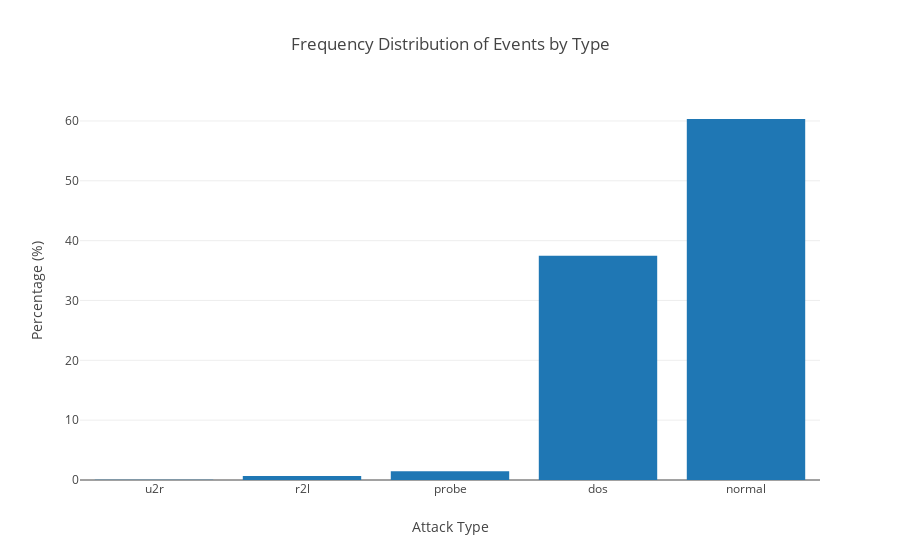

Notebook source saved alongside this figure:
### Markdown cell above
# Frequency Count of Connection entries by Class (Normal vs Attack)  

The bar chart below shows that almost 60.3% of all entries in the dataset correspond to normal connections. 
Denial-of-Service (DoS) is the most frequent class of attacks with almost 40% of all connections. 

These 4 clases are attack are defined as : 

* `DOS`: denial-of-service, e.g. syn flood;
* `R2L`: unauthorized access from a remote machine, e.g. guessing password;
* `U2R`:  unauthorized access to local superuser (root) privileges, e.g., various buffer overflow  attacks;
* `probing`: surveillance and other probing, e.g., port scanning.

## Vertical Bar Chart

### Code cell
def chart_attack_counts(df1, chart_type='bar'): 
    """ Provides normalized event counts per event type
    """
    counts = df1['attack_type'].value_counts(normalize=True).sort_values()
    counts = counts*100 
    
    if chart_type == 'bar': 
        count_data = [go.Bar(
            x=list(counts.index),
            y=list(counts)
        )]
    elif chart_type == 'pie': 
        count_data = [go.Pie(labels=counts.index, values=counts.values)]
    else: 
        raise ValueError("Wrong chart type. Options are 'bar' or 'pie'")

    layout = go.Layout(
            title='Frequency Distribution of Events by Type',
            xaxis=dict(title='Attack Type'), 
            yaxis=dict(title='Percentage (%)')
        )        
        
    fig = go.Figure(data=count_data, layout=layout)
    
    return fig 

# Vertical Bar chart: 

fig = chart_attack_counts(df1)
iplot(fig, filename='basic-bar')

### Figure 1 — Plotly figure (JSON) as saved in the notebook; plotly's stock layout.template omitted (floating-point values rounded to 4 significant figures)
{"data": [{"type": "bar", "x": ["u2r", "r2l", "probe", "dos", "normal"], "y": [0.03572, 0.6862, 1.464, 37.48, 60.33]}], "layout": {"title": "Frequency Distribution of Events by Type", "xaxis": {"title": "Attack Type"}, "yaxis": {"title": "Percentage (%)"}}}
